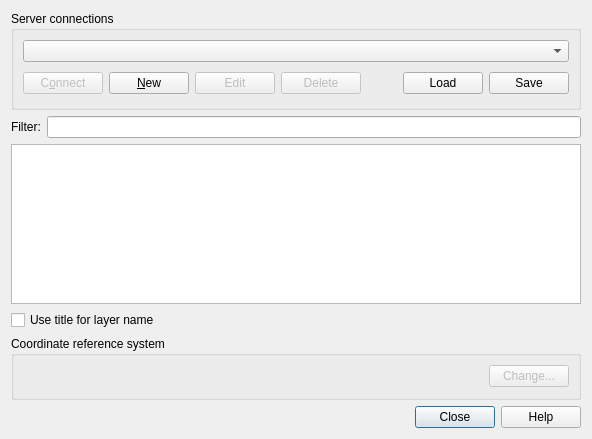
<?xml version="1.0" encoding="UTF-8"?>
<ui version="4.0">
 <class>QgsWFSSourceSelectBase</class>
 <widget class="QDialog" name="QgsWFSSourceSelectBase">
  <property name="geometry">
   <rect>
    <x>0</x>
    <y>0</y>
    <width>592</width>
    <height>439</height>
   </rect>
  </property>
  <property name="windowTitle">
   <string>Add WFS Layer from a Server</string>
  </property>
  <layout class="QGridLayout" name="gridLayout">
   <item row="5" column="0">
    <widget class="QDialogButtonBox" name="buttonBox">
     <property name="orientation">
      <enum>Qt::Horizontal</enum>
     </property>
     <property name="standardButtons">
      <set>QDialogButtonBox::Close|QDialogButtonBox::Help</set>
     </property>
    </widget>
   </item>
   <item row="4" column="0">
    <widget class="QGroupBox" name="gbCRS">
     <property name="title">
      <string>Coordinate reference system</string>
     </property>
     <layout class="QHBoxLayout">
      <property name="spacing">
       <number>6</number>
      </property>
      <property name="margin">
       <number>9</number>
      </property>
      <item>
       <widget class="QLabel" name="labelCoordRefSys">
        <property name="text">
         <string/>
        </property>
       </widget>
      </item>
      <item>
       <spacer>
        <property name="orientation">
         <enum>Qt::Horizontal</enum>
        </property>
        <property name="sizeType">
         <enum>QSizePolicy::Expanding</enum>
        </property>
        <property name="sizeHint" stdset="0">
         <size>
          <width>441</width>
          <height>23</height>
         </size>
        </property>
       </spacer>
      </item>
      <item>
       <widget class="QPushButton" name="btnChangeSpatialRefSys">
        <property name="enabled">
         <bool>false</bool>
        </property>
        <property name="text">
         <string>Change...</string>
        </property>
       </widget>
      </item>
     </layout>
    </widget>
   </item>
   <item row="1" column="0">
    <layout class="QHBoxLayout" name="horizontalLayoutFilter">
     <item>
      <widget class="QLabel" name="labelFilter">
       <property name="enabled">
        <bool>true</bool>
       </property>
       <property name="text">
        <string>Filter:</string>
       </property>
       <property name="buddy">
        <cstring>lineFilter</cstring>
       </property>
      </widget>
     </item>
     <item>
      <widget class="QLineEdit" name="lineFilter">
       <property name="enabled">
        <bool>true</bool>
       </property>
       <property name="toolTip">
        <string>Display WFS FeatureTypes containing this word in the title, name or abstract</string>
       </property>
       <property name="whatsThis">
        <string>Display WFS FeatureTypes containing this word in the title, name or abstract</string>
       </property>
      </widget>
     </item>
    </layout>
   </item>
   <item row="0" column="0">
    <widget class="QGroupBox" name="GroupBox1">
     <property name="title">
      <string>Server connections</string>
     </property>
     <layout class="QGridLayout" name="gridLayout_2">
      <item row="0" column="0">
       <widget class="QComboBox" name="cmbConnections"/>
      </item>
      <item row="1" column="0">
       <layout class="QHBoxLayout" name="horizontalLayout">
        <item>
         <widget class="QPushButton" name="btnConnect">
          <property name="enabled">
           <bool>false</bool>
          </property>
          <property name="text">
           <string>C&amp;onnect</string>
          </property>
         </widget>
        </item>
        <item>
         <widget class="QPushButton" name="btnNew">
          <property name="text">
           <string>&amp;New</string>
          </property>
         </widget>
        </item>
        <item>
         <widget class="QPushButton" name="btnEdit">
          <property name="enabled">
           <bool>false</bool>
          </property>
          <property name="text">
           <string>Edit</string>
          </property>
         </widget>
        </item>
        <item>
         <widget class="QPushButton" name="btnDelete">
          <property name="enabled">
           <bool>false</bool>
          </property>
          <property name="text">
           <string>Delete</string>
          </property>
         </widget>
        </item>
        <item>
         <spacer>
          <property name="orientation">
           <enum>Qt::Horizontal</enum>
          </property>
          <property name="sizeType">
           <enum>QSizePolicy::Expanding</enum>
          </property>
          <property name="sizeHint" stdset="0">
           <size>
            <width>171</width>
            <height>30</height>
           </size>
          </property>
         </spacer>
        </item>
        <item>
         <widget class="QPushButton" name="btnLoad">
          <property name="toolTip">
           <string>Load connections from file</string>
          </property>
          <property name="text">
           <string>Load</string>
          </property>
         </widget>
        </item>
        <item>
         <widget class="QPushButton" name="btnSave">
          <property name="toolTip">
           <string>Save connections to file</string>
          </property>
          <property name="text">
           <string>Save</string>
          </property>
         </widget>
        </item>
       </layout>
      </item>
     </layout>
    </widget>
   </item>
   <item row="2" column="0">
    <widget class="QTreeView" name="treeView">
     <property name="editTriggers">
      <set>QAbstractItemView::NoEditTriggers</set>
     </property>
     <property name="alternatingRowColors">
      <bool>true</bool>
     </property>
     <property name="selectionMode">
      <enum>QAbstractItemView::ExtendedSelection</enum>
     </property>
     <property name="sortingEnabled">
      <bool>true</bool>
     </property>
     <attribute name="headerVisible">
      <bool>true</bool>
     </attribute>
    </widget>
   </item>
   <item row="3" column="0">
    <widget class="QCheckBox" name="cbxUseTitleLayerName">
     <property name="text">
      <string>Use title for layer name</string>
     </property>
    </widget>
   </item>
  </layout>
 </widget>
 <tabstops>
  <tabstop>cmbConnections</tabstop>
  <tabstop>btnConnect</tabstop>
  <tabstop>btnNew</tabstop>
  <tabstop>btnEdit</tabstop>
  <tabstop>btnDelete</tabstop>
  <tabstop>btnLoad</tabstop>
  <tabstop>btnSave</tabstop>
  <tabstop>lineFilter</tabstop>
  <tabstop>treeView</tabstop>
  <tabstop>cbxUseTitleLayerName</tabstop>
  <tabstop>btnChangeSpatialRefSys</tabstop>
  <tabstop>buttonBox</tabstop>
 </tabstops>
 <resources/>
 <connections/>
</ui>
